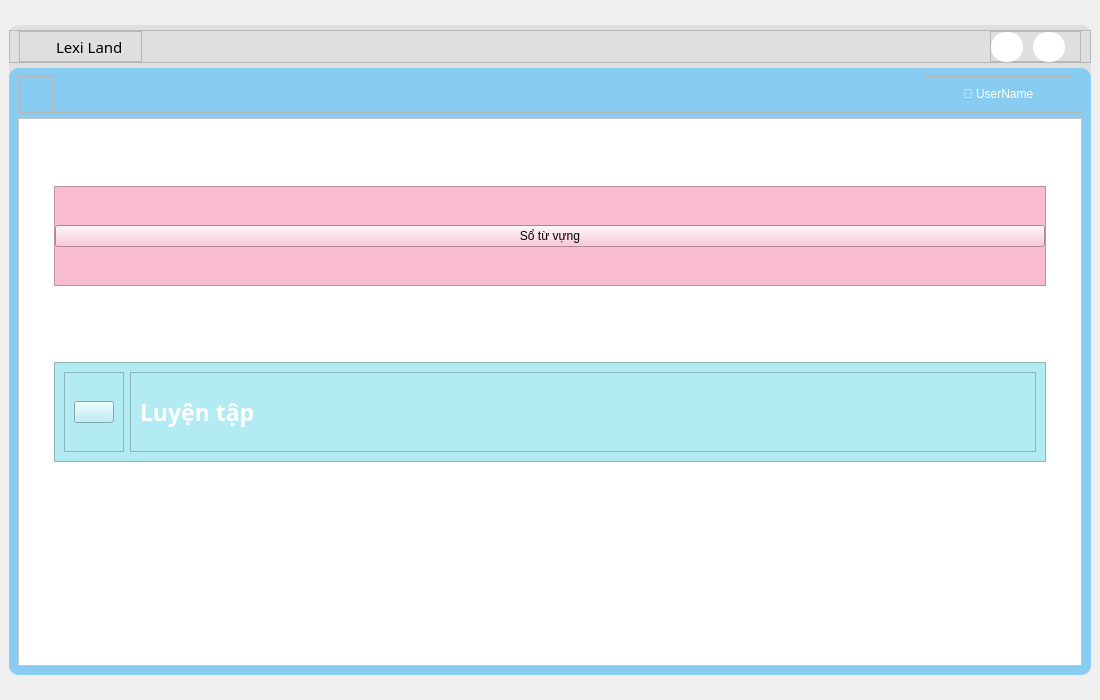
<?xml version="1.0" encoding="UTF-8"?>
<ui version="4.0">
 <class>MainWindow</class>
 <widget class="QMainWindow" name="MainWindow">
  <property name="geometry">
   <rect>
    <x>0</x>
    <y>0</y>
    <width>1100</width>
    <height>700</height>
   </rect>
  </property>
  <property name="windowTitle">
   <string>MainWindow</string>
  </property>
  <widget class="QWidget" name="centralwidget">
   <layout class="QHBoxLayout" name="horizontalLayout">
    <item>
     <widget class="QFrame" name="MainFrame">
      <property name="maximumSize">
       <size>
        <width>1100</width>
        <height>650</height>
       </size>
      </property>
      <property name="styleSheet">
       <string notr="true">#MainFrame{
background-color: rgb(223, 223, 223);
border-radius:10px;
}</string>
      </property>
      <property name="frameShape">
       <enum>QFrame::StyledPanel</enum>
      </property>
      <property name="frameShadow">
       <enum>QFrame::Raised</enum>
      </property>
      <layout class="QVBoxLayout" name="verticalLayout">
       <property name="spacing">
        <number>5</number>
       </property>
       <property name="leftMargin">
        <number>0</number>
       </property>
       <property name="topMargin">
        <number>5</number>
       </property>
       <property name="rightMargin">
        <number>0</number>
       </property>
       <property name="bottomMargin">
        <number>0</number>
       </property>
       <item>
        <widget class="QFrame" name="frame_14">
         <property name="font">
          <font>
           <stylestrategy>PreferDefault</stylestrategy>
          </font>
         </property>
         <property name="contextMenuPolicy">
          <enum>Qt::DefaultContextMenu</enum>
         </property>
         <property name="acceptDrops">
          <bool>false</bool>
         </property>
         <property name="frameShape">
          <enum>QFrame::StyledPanel</enum>
         </property>
         <property name="frameShadow">
          <enum>QFrame::Raised</enum>
         </property>
         <layout class="QHBoxLayout" name="horizontalLayout_11">
          <property name="topMargin">
           <number>0</number>
          </property>
          <property name="bottomMargin">
           <number>0</number>
          </property>
          <item>
           <widget class="QFrame" name="frame_15">
            <property name="maximumSize">
             <size>
              <width>123</width>
              <height>50</height>
             </size>
            </property>
            <property name="frameShape">
             <enum>QFrame::StyledPanel</enum>
            </property>
            <property name="frameShadow">
             <enum>QFrame::Raised</enum>
            </property>
            <layout class="QHBoxLayout" name="horizontalLayout_12">
             <property name="leftMargin">
              <number>0</number>
             </property>
             <property name="topMargin">
              <number>0</number>
             </property>
             <property name="rightMargin">
              <number>0</number>
             </property>
             <property name="bottomMargin">
              <number>0</number>
             </property>
             <item>
              <widget class="QPushButton" name="pushButton_4">
               <property name="maximumSize">
                <size>
                 <width>30</width>
                 <height>30</height>
                </size>
               </property>
               <property name="focusPolicy">
                <enum>Qt::NoFocus</enum>
               </property>
               <property name="styleSheet">
                <string notr="true">border-radius: 10px</string>
               </property>
               <property name="text">
                <string/>
               </property>
               <property name="icon">
                <iconset>
                 <normaloff>../icons/lexiland_logo1.png</normaloff>../icons/lexiland_logo1.png</iconset>
               </property>
               <property name="iconSize">
                <size>
                 <width>34</width>
                 <height>34</height>
                </size>
               </property>
               <property name="shortcut">
                <string notr="true"/>
               </property>
               <property name="autoRepeat">
                <bool>true</bool>
               </property>
               <property name="autoExclusive">
                <bool>true</bool>
               </property>
               <property name="autoRepeatDelay">
                <number>300</number>
               </property>
               <property name="autoDefault">
                <bool>true</bool>
               </property>
              </widget>
             </item>
             <item>
              <widget class="QLabel" name="label_3">
               <property name="font">
                <font>
                 <family>Luckiest Guy</family>
                 <pointsize>11</pointsize>
                 <weight>50</weight>
                 <italic>false</italic>
                 <bold>false</bold>
                </font>
               </property>
               <property name="styleSheet">
                <string notr="true">color: rgb(0, 0, 0);
font: 11pt &quot;Luckiest Guy&quot;;</string>
               </property>
               <property name="text">
                <string>Lexi Land</string>
               </property>
              </widget>
             </item>
            </layout>
           </widget>
          </item>
          <item alignment="Qt::AlignRight">
           <widget class="QFrame" name="frame_4">
            <property name="minimumSize">
             <size>
              <width>0</width>
              <height>0</height>
             </size>
            </property>
            <property name="maximumSize">
             <size>
              <width>16777215</width>
              <height>31</height>
             </size>
            </property>
            <property name="frameShape">
             <enum>QFrame::StyledPanel</enum>
            </property>
            <property name="frameShadow">
             <enum>QFrame::Raised</enum>
            </property>
            <layout class="QHBoxLayout" name="horizontalLayout_28">
             <property name="spacing">
              <number>10</number>
             </property>
             <property name="leftMargin">
              <number>0</number>
             </property>
             <property name="topMargin">
              <number>0</number>
             </property>
             <property name="rightMargin">
              <number>15</number>
             </property>
             <property name="bottomMargin">
              <number>0</number>
             </property>
             <item>
              <widget class="QPushButton" name="HideBtn">
               <property name="minimumSize">
                <size>
                 <width>30</width>
                 <height>30</height>
                </size>
               </property>
               <property name="cursor">
                <cursorShape>PointingHandCursor</cursorShape>
               </property>
               <property name="styleSheet">
                <string notr="true">QPushButton{
	background-color: rgb(255, 255, 255);
	border-radius:15px;
	padding:0px;
}

QPushButton::hover{
	
	background-color: rgb(191, 191, 191);
	
}</string>
               </property>
               <property name="text">
                <string/>
               </property>
               <property name="icon">
                <iconset resource="../../resource/resource.qrc">
                 <normaloff>:/icon/UI/icons/minus.svg</normaloff>:/icon/UI/icons/minus.svg</iconset>
               </property>
               <property name="iconSize">
                <size>
                 <width>20</width>
                 <height>20</height>
                </size>
               </property>
              </widget>
             </item>
             <item>
              <widget class="QPushButton" name="closeBtn">
               <property name="minimumSize">
                <size>
                 <width>30</width>
                 <height>30</height>
                </size>
               </property>
               <property name="cursor">
                <cursorShape>PointingHandCursor</cursorShape>
               </property>
               <property name="styleSheet">
                <string notr="true">QPushButton{
	background-color: rgb(255, 255, 255);
	border-radius:15px;
	padding:0px;
}

QPushButton::hover{
	background-color: rgb(255, 61, 64);
}</string>
               </property>
               <property name="text">
                <string/>
               </property>
               <property name="icon">
                <iconset resource="../../resource/resource.qrc">
                 <normaloff>:/icon/UI/icons/x.svg</normaloff>:/icon/UI/icons/x.svg</iconset>
               </property>
               <property name="iconSize">
                <size>
                 <width>20</width>
                 <height>20</height>
                </size>
               </property>
              </widget>
             </item>
            </layout>
           </widget>
          </item>
         </layout>
        </widget>
       </item>
       <item>
        <widget class="QFrame" name="mainSet">
         <property name="styleSheet">
          <string notr="true">#mainSet{
background-color: #88ccf1;
border-radius:10px;
}</string>
         </property>
         <property name="frameShape">
          <enum>QFrame::StyledPanel</enum>
         </property>
         <property name="frameShadow">
          <enum>QFrame::Raised</enum>
         </property>
         <layout class="QVBoxLayout" name="verticalLayout_3">
          <property name="spacing">
           <number>5</number>
          </property>
          <property name="topMargin">
           <number>7</number>
          </property>
          <item>
           <widget class="QFrame" name="frame_2">
            <property name="frameShape">
             <enum>QFrame::StyledPanel</enum>
            </property>
            <property name="frameShadow">
             <enum>QFrame::Raised</enum>
            </property>
            <layout class="QHBoxLayout" name="horizontalLayout_2">
             <property name="leftMargin">
              <number>0</number>
             </property>
             <property name="topMargin">
              <number>0</number>
             </property>
             <property name="bottomMargin">
              <number>0</number>
             </property>
             <item alignment="Qt::AlignLeft">
              <widget class="QFrame" name="frame_5">
               <property name="sizePolicy">
                <sizepolicy hsizetype="Expanding" vsizetype="Preferred">
                 <horstretch>0</horstretch>
                 <verstretch>0</verstretch>
                </sizepolicy>
               </property>
               <property name="minimumSize">
                <size>
                 <width>0</width>
                 <height>0</height>
                </size>
               </property>
               <property name="styleSheet">
                <string notr="true"/>
               </property>
               <property name="frameShape">
                <enum>QFrame::StyledPanel</enum>
               </property>
               <property name="frameShadow">
                <enum>QFrame::Raised</enum>
               </property>
               <layout class="QHBoxLayout" name="horizontalLayout_29">
                <property name="leftMargin">
                 <number>0</number>
                </property>
                <property name="topMargin">
                 <number>0</number>
                </property>
                <property name="rightMargin">
                 <number>0</number>
                </property>
                <property name="bottomMargin">
                 <number>0</number>
                </property>
                <item>
                 <widget class="QPushButton" name="go_back">
                  <property name="minimumSize">
                   <size>
                    <width>30</width>
                    <height>30</height>
                   </size>
                  </property>
                  <property name="styleSheet">
                   <string notr="true">#go_back{
	border-radius: 15px;
	/* background-color: rgb(229, 229, 229); */
}

#go_back:hover{
	background-color: rgb(197, 197, 197);
}</string>
                  </property>
                  <property name="text">
                   <string/>
                  </property>
                  <property name="icon">
                   <iconset>
                    <normaloff>../icons/arrow-left.svg</normaloff>../icons/arrow-left.svg</iconset>
                  </property>
                  <property name="shortcut">
                   <string/>
                  </property>
                 </widget>
                </item>
               </layout>
              </widget>
             </item>
             <item alignment="Qt::AlignRight">
              <widget class="QFrame" name="frame">
               <property name="frameShape">
                <enum>QFrame::StyledPanel</enum>
               </property>
               <property name="frameShadow">
                <enum>QFrame::Raised</enum>
               </property>
               <layout class="QVBoxLayout" name="verticalLayout_4">
                <property name="leftMargin">
                 <number>0</number>
                </property>
                <property name="topMargin">
                 <number>0</number>
                </property>
                <property name="rightMargin">
                 <number>0</number>
                </property>
                <property name="bottomMargin">
                 <number>0</number>
                </property>
                <item>
                 <widget class="QLabel" name="username_label">
                  <property name="minimumSize">
                   <size>
                    <width>145</width>
                    <height>0</height>
                   </size>
                  </property>
                  <property name="font">
                   <font>
                    <pointsize>9</pointsize>
                   </font>
                  </property>
                  <property name="styleSheet">
                   <string notr="true">/*background-color: rgb(184, 184, 184); */
color: rgb(255, 255, 255);
padding:10px 5px;</string>
                  </property>
                  <property name="text">
                   <string>👤 UserName</string>
                  </property>
                  <property name="alignment">
                   <set>Qt::AlignCenter</set>
                  </property>
                  <property name="wordWrap">
                   <bool>true</bool>
                  </property>
                  <property name="margin">
                   <number>0</number>
                  </property>
                 </widget>
                </item>
               </layout>
              </widget>
             </item>
            </layout>
           </widget>
          </item>
          <item>
           <widget class="QFrame" name="frame_3">
            <property name="sizePolicy">
             <sizepolicy hsizetype="Preferred" vsizetype="Expanding">
              <horstretch>0</horstretch>
              <verstretch>0</verstretch>
             </sizepolicy>
            </property>
            <property name="styleSheet">
             <string notr="true">background-color: rgb(255, 255, 255);</string>
            </property>
            <property name="frameShape">
             <enum>QFrame::StyledPanel</enum>
            </property>
            <property name="frameShadow">
             <enum>QFrame::Raised</enum>
            </property>
            <layout class="QVBoxLayout" name="verticalLayout_2">
             <property name="spacing">
              <number>19</number>
             </property>
             <property name="leftMargin">
              <number>35</number>
             </property>
             <property name="topMargin">
              <number>10</number>
             </property>
             <property name="rightMargin">
              <number>35</number>
             </property>
             <property name="bottomMargin">
              <number>144</number>
             </property>
             <item>
              <widget class="QFrame" name="frame_7">
               <property name="minimumSize">
                <size>
                 <width>535</width>
                 <height>100</height>
                </size>
               </property>
               <property name="maximumSize">
                <size>
                 <width>16777215</width>
                 <height>100</height>
                </size>
               </property>
               <property name="cursor">
                <cursorShape>PointingHandCursor</cursorShape>
               </property>
               <property name="styleSheet">
                <string notr="true">background-color: rgb(248, 187, 208);</string>
               </property>
               <property name="frameShape">
                <enum>QFrame::StyledPanel</enum>
               </property>
               <property name="frameShadow">
                <enum>QFrame::Raised</enum>
               </property>
               <layout class="QHBoxLayout" name="horizontalLayout_3">
                <property name="leftMargin">
                 <number>0</number>
                </property>
                <property name="topMargin">
                 <number>0</number>
                </property>
                <property name="rightMargin">
                 <number>0</number>
                </property>
                <property name="bottomMargin">
                 <number>0</number>
                </property>
                <item>
                 <widget class="QPushButton" name="vocab">
                  <property name="layoutDirection">
                   <enum>Qt::LeftToRight</enum>
                  </property>
                  <property name="styleSheet">
                   <string notr="true">#vocab{
	color: rgb(0, 0, 0);
}</string>
                  </property>
                  <property name="text">
                   <string>Sổ từ vựng</string>
                  </property>
                  <property name="icon">
                   <iconset resource="../../resource/resource.qrc">
                    <normaloff>:/icon/UI/icons/book-2-64.ico</normaloff>:/icon/UI/icons/book-2-64.ico</iconset>
                  </property>
                  <property name="iconSize">
                   <size>
                    <width>35</width>
                    <height>35</height>
                   </size>
                  </property>
                 </widget>
                </item>
               </layout>
              </widget>
             </item>
             <item>
              <widget class="QFrame" name="frame_8">
               <property name="minimumSize">
                <size>
                 <width>535</width>
                 <height>100</height>
                </size>
               </property>
               <property name="maximumSize">
                <size>
                 <width>16777215</width>
                 <height>100</height>
                </size>
               </property>
               <property name="cursor">
                <cursorShape>PointingHandCursor</cursorShape>
               </property>
               <property name="styleSheet">
                <string notr="true">background-color: rgb(178, 235, 242);</string>
               </property>
               <property name="frameShape">
                <enum>QFrame::StyledPanel</enum>
               </property>
               <property name="frameShadow">
                <enum>QFrame::Raised</enum>
               </property>
               <layout class="QHBoxLayout" name="horizontalLayout_5">
                <item alignment="Qt::AlignLeft">
                 <widget class="QFrame" name="frame_12">
                  <property name="frameShape">
                   <enum>QFrame::StyledPanel</enum>
                  </property>
                  <property name="frameShadow">
                   <enum>QFrame::Raised</enum>
                  </property>
                  <layout class="QHBoxLayout" name="horizontalLayout_8">
                   <item>
                    <widget class="QPushButton" name="pushButton_2">
                     <property name="text">
                      <string/>
                     </property>
                     <property name="icon">
                      <iconset resource="../../resource/resource.qrc">
                       <normaloff>:/icon/UI/icons/edit-2-64.ico</normaloff>:/icon/UI/icons/edit-2-64.ico</iconset>
                     </property>
                     <property name="iconSize">
                      <size>
                       <width>35</width>
                       <height>35</height>
                      </size>
                     </property>
                    </widget>
                   </item>
                  </layout>
                 </widget>
                </item>
                <item>
                 <widget class="QFrame" name="frame_13">
                  <property name="sizePolicy">
                   <sizepolicy hsizetype="Expanding" vsizetype="Preferred">
                    <horstretch>0</horstretch>
                    <verstretch>0</verstretch>
                   </sizepolicy>
                  </property>
                  <property name="frameShape">
                   <enum>QFrame::StyledPanel</enum>
                  </property>
                  <property name="frameShadow">
                   <enum>QFrame::Raised</enum>
                  </property>
                  <layout class="QHBoxLayout" name="horizontalLayout_9">
                   <item>
                    <widget class="QLabel" name="label_2">
                     <property name="font">
                      <font>
                       <family>Montserrat ExtraBold</family>
                       <pointsize>17</pointsize>
                       <weight>75</weight>
                       <bold>true</bold>
                      </font>
                     </property>
                     <property name="styleSheet">
                      <string notr="true">color: rgb(255, 255, 255);</string>
                     </property>
                     <property name="text">
                      <string>Luyện tập</string>
                     </property>
                    </widget>
                   </item>
                  </layout>
                 </widget>
                </item>
               </layout>
              </widget>
             </item>
            </layout>
           </widget>
          </item>
         </layout>
        </widget>
       </item>
      </layout>
     </widget>
    </item>
   </layout>
  </widget>
 </widget>
 <resources>
  <include location="../../resource/resource.qrc"/>
 </resources>
 <connections/>
</ui>
